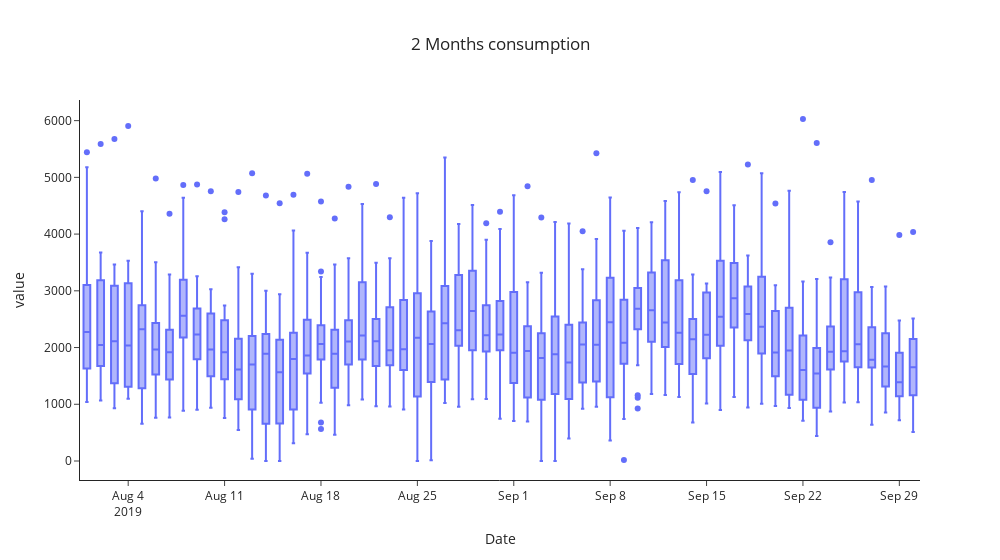

Here is the notebook cell this chart was saved with:
### Code cell
fig = px.box(Date_wise, x="Date", y=Date_wise.columns,title="2 Months consumption")
fig.update_layout(title_x=0.5,template = 'simple_white',width=1000)

fig.show()

### Figure 1 — Plotly figure (JSON) as saved in the notebook; plotly's stock layout.template omitted (floating-point values rounded to 4 significant figures; data arrays with more than 128 entries replaced by an {"elided": "..."} marker saying what was removed)
{"data": [{"alignmentgroup": "True", "hovertemplate": "Date=%{x}<br>value=%{y}<extra></extra>", "legendgroup": "", "marker": {"color": "#636efa"}, "name": "", "notched": false, "offsetgroup": "", "orientation": "v", "showlegend": false, "type": "box", "x": {"elided": "1098 str values"}, "x0": " ", "xaxis": "x", "y": {"elided": "1098 float values"}, "y0": " ", "yaxis": "y"}], "layout": {"boxmode": "group", "legend": {"tracegroupgap": 0}, "title": {"text": "2 Months consumption", "x": 0.5}, "width": 1000, "xaxis": {"anchor": "y", "domain": [0, 1], "title": {"text": "Date"}}, "yaxis": {"anchor": "x", "domain": [0, 1], "title": {"text": "value"}}}}
